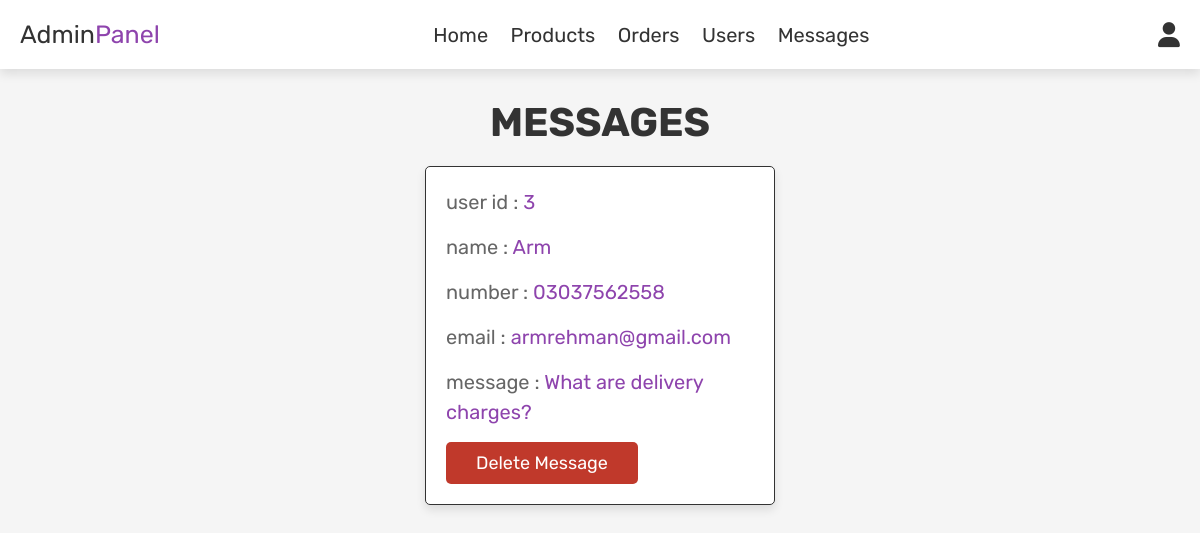
Page /admin_contacts.php (signed in) on the committed database.
### tables this page shows
CREATE TABLE `message` (
  `id` int(100) NOT NULL,
  `user_id` int(100) NOT NULL,
  `name` varchar(100) NOT NULL,
  `email` varchar(100) NOT NULL,
  `number` varchar(12) NOT NULL,
  `message` varchar(500) NOT NULL
);

### admin_contacts.php (the view, shortened to what this page needs)
<?php
include 'config.php';
?>
<!DOCTYPE html>
<html lang="en">
<head>
   <link rel="stylesheet" href="https://cdnjs.cloudflare.com/ajax/libs/font-awesome/6.0.0/css/all.min.css">
   <link rel="stylesheet" href="css/admin_style.css">
</head>
<body>
<?php include 'admin_header.php'; ?>
<section class="messages">
   <h1 class="title"> messages </h1>
   <div class="box-container">
   <?php
      $select_message = mysqli_query($conn, "SELECT * FROM `message`") or die('query failed');
      if(mysqli_num_rows($select_message) > 0){
         while($fetch_message = mysqli_fetch_assoc($select_message)){
   ?>
   <div class="box">
      <p> user id : <span><?php echo $fetch_message['user_id']; ?></span> </p>
      <p> name : <span><?php echo $fetch_message['name']; ?></span> </p>
      <p> number : <span><?php echo $fetch_message['number']; ?></span> </p>
      <p> email : <span><?php echo $fetch_message['email']; ?></span> </p>
      <p> message : <span><?php echo $fetch_message['message']; ?></span> </p>
      <a href="admin_contacts.php?delete=<?php echo $fetch_message['id']; ?>" onclick="return confirm('delete this message?');" class="delete-btn">delete message</a>
   </div>
   <?php
      };
   }else{
      echo '<p class="empty">you have no messages!</p>';
   }
   ?>
   </div>
</section>
</body>
</html>

### css/admin_style.css (style rules this page uses)
:root { --purple:#8e44ad; --red:#c0392b; --orange:#f39c12; --black:#333; --white:#fff; --light-color:#666; --light-white:#ccc; --light-bg:#f5f5f5; --border:.1rem solid var(--black); --box-shadow:0 .5rem 1rem rgba(0,0,0,.1); }
* { font-family: 'Rubik', sans-serif; margin:0; padding:0; box-sizing: border-box; outline: none; border:none; text-decoration: none; transition:all .2s linear; }
html { font-size: 62.5%; overflow-x: hidden; }
body { background-color: var(--light-bg); }
section { padding:3rem 2rem; }
.title { text-align: center; margin-bottom: 2rem; text-transform: uppercase; color:var(--black); font-size: 4rem; }
.btn, .option-btn, .delete-btn, .white-btn { display: inline-block; margin-top: 1rem; padding:1rem 3rem; cursor: pointer; color:var(--white); font-size: 1.8rem; border-radius: .5rem; text-transform: capitalize; }
.delete-btn { background-color: var(--red); }
.messages .box-container { display: grid; grid-template-columns: repeat(auto-fit, 35rem); justify-content: center; gap:1.5rem; max-width: 1200px; margin:0 auto; align-items: flex-start; }
.messages .box-container .box { background-color: var(--white); padding:2rem; border:var(--border); box-shadow: var(--box-shadow); border-radius: .5rem; }
.messages .box-container .box p { padding-bottom: 1.5rem; font-size: 2rem; color:var(--light-color); line-height: 1.5; }
.messages .box-container .box p span { color:var(--purple); }
.messages .box-container .box .delete-btn { margin-top: 0; }

### rows in the picture
message: user "3", name "Arm", number "03037562558", email "armrehman@gmail.com", message "What are delivery charges?"
